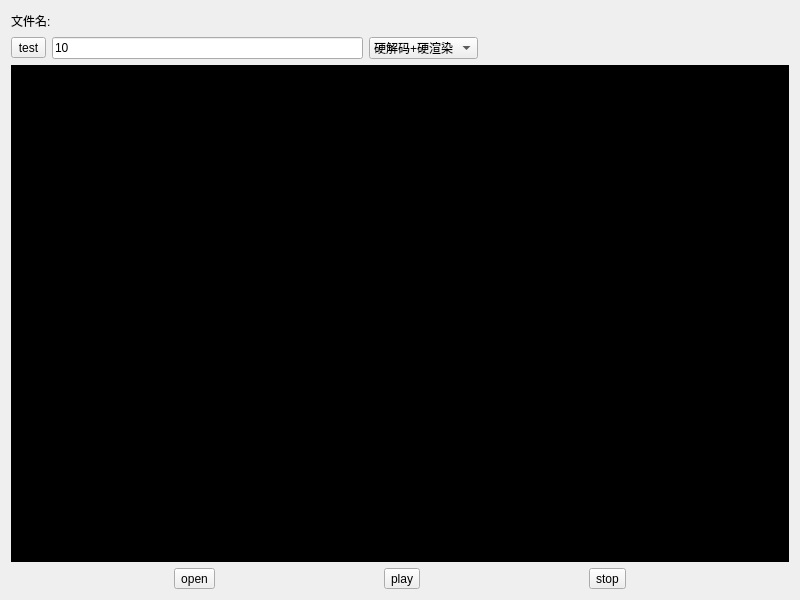
<?xml version="1.0" encoding="UTF-8"?>
<ui version="4.0">
 <class>CMainWin</class>
 <widget class="QWidget" name="CMainWin">
  <property name="geometry">
   <rect>
    <x>0</x>
    <y>0</y>
    <width>800</width>
    <height>600</height>
   </rect>
  </property>
  <property name="windowTitle">
   <string>CMainWin</string>
  </property>
  <layout class="QGridLayout" name="gridLayout">
   <item row="2" column="0">
    <widget class="CPlayFrame" name="frame_PlayWin">
     <property name="sizePolicy">
      <sizepolicy hsizetype="Preferred" vsizetype="Expanding">
       <horstretch>0</horstretch>
       <verstretch>0</verstretch>
      </sizepolicy>
     </property>
     <property name="styleSheet">
      <string notr="true">background-color: rgb(0, 0, 0);</string>
     </property>
     <property name="frameShape">
      <enum>QFrame::StyledPanel</enum>
     </property>
     <property name="frameShadow">
      <enum>QFrame::Raised</enum>
     </property>
    </widget>
   </item>
   <item row="0" column="0">
    <layout class="QHBoxLayout" name="horizontalLayout_2">
     <item>
      <widget class="QLabel" name="label">
       <property name="text">
        <string>文件名:</string>
       </property>
      </widget>
     </item>
     <item>
      <widget class="QLabel" name="label_Filename">
       <property name="text">
        <string/>
       </property>
      </widget>
     </item>
     <item>
      <spacer name="horizontalSpacer">
       <property name="orientation">
        <enum>Qt::Horizontal</enum>
       </property>
       <property name="sizeHint" stdset="0">
        <size>
         <width>40</width>
         <height>20</height>
        </size>
       </property>
      </spacer>
     </item>
    </layout>
   </item>
   <item row="3" column="0">
    <layout class="QHBoxLayout" name="horizontalLayout">
     <item>
      <widget class="QToolButton" name="toolB_Open">
       <property name="text">
        <string>open</string>
       </property>
      </widget>
     </item>
     <item>
      <widget class="QToolButton" name="toolB_Play">
       <property name="text">
        <string>play</string>
       </property>
      </widget>
     </item>
     <item>
      <widget class="QToolButton" name="toolB_Stop">
       <property name="text">
        <string>stop</string>
       </property>
      </widget>
     </item>
    </layout>
   </item>
   <item row="1" column="0">
    <layout class="QHBoxLayout" name="horizontalLayout_3">
     <item>
      <widget class="QToolButton" name="toolB_test">
       <property name="text">
        <string>test</string>
       </property>
      </widget>
     </item>
     <item>
      <widget class="QLineEdit" name="lineE_test">
       <property name="text">
        <string>10</string>
       </property>
      </widget>
     </item>
     <item>
      <widget class="QComboBox" name="comb_mode">
       <item>
        <property name="text">
         <string>硬解码+硬渲染</string>
        </property>
       </item>
       <item>
        <property name="text">
         <string>硬解码+软渲染</string>
        </property>
       </item>
      </widget>
     </item>
     <item>
      <spacer name="horizontalSpacer_2">
       <property name="orientation">
        <enum>Qt::Horizontal</enum>
       </property>
       <property name="sizeHint" stdset="0">
        <size>
         <width>40</width>
         <height>20</height>
        </size>
       </property>
      </spacer>
     </item>
    </layout>
   </item>
  </layout>
 </widget>
 <customwidgets>
  <customwidget>
   <class>CPlayFrame</class>
   <extends>QFrame</extends>
   <header>cplayframe.h</header>
   <container>1</container>
  </customwidget>
 </customwidgets>
 <resources/>
 <connections/>
</ui>
